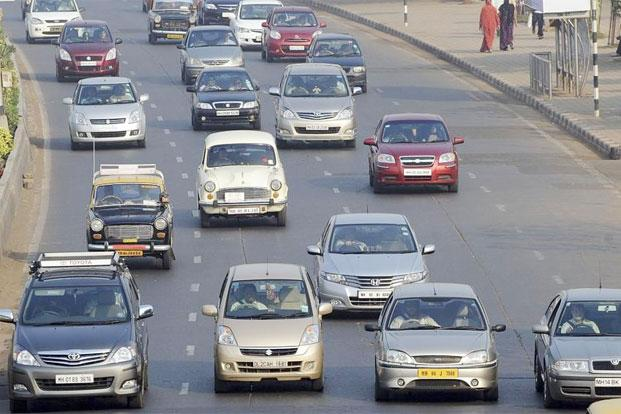
#> input picture Car and Pedestrain Tracking.py/Road621.jpg, 621 x 414 px
$ python Tracking.py
#> lines starting #> are read from the running program, lines starting #| are printed output that depends on the picture; after the words box and inside, x2 and y2 are one past the last pixel; in counts of white or black regions, pixels touching at a corner belong together
import cv2

#Our image
img_file ="Road621.jpg"

#Pre-trained car classifier
classifier_file='car_detection.xml'

#create opencv image
img = cv2.imread(img_file)
#> img is the input picture: shape (414, 621, 3); mean B, G, R 143, 137.5, 136.2

#Convert to a grayscale (Needed for haarcascade)
black_and_white = cv2.cvtColor(img, cv2.COLOR_BGR2GRAY)
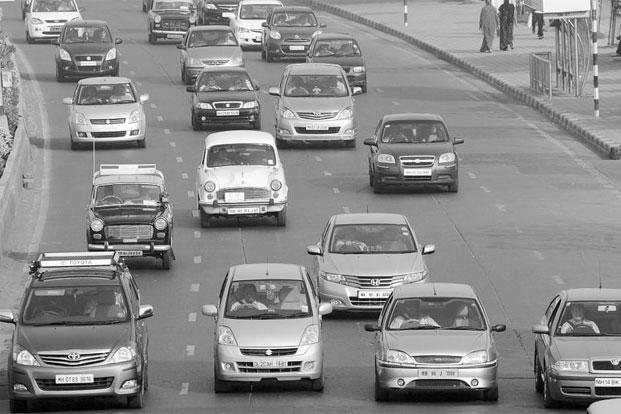
#> black_and_white: shape (414, 621); min 0, max 255, mean 137.8

#Create a car classifier
car_tracker = cv2.CascadeClassifier(classifier_file)

#Detect Cars
cars = car_tracker.detectMultiScale(black_and_white)
#> cars = [[405, 306, 35, 35], [229, 286, 48, 48], [551, 303, 49, 49], [301, 259, 90, 90], [258, 77, 107, 107]]

#Draw rectangles around the cars
for(x,y,w,h) in cars:
    cv2.rectangle(img, (x,y) , (x+w, y+h), (0,0,255), 2)
#> this loop made 5 passes
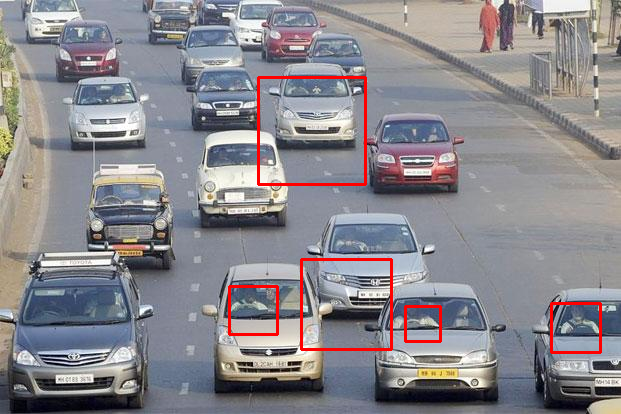
#> img: shape (414, 621, 3); 1.53% of pixels changed, all inside (x1, y1, x2, y2) = (228, 76, 602, 354)


#Display the image with the faces spotted
cv2.imshow('Clever Programmer Car detector', img)

#Dont autoclose
cv2.waitKey()

print("Code compelete")
